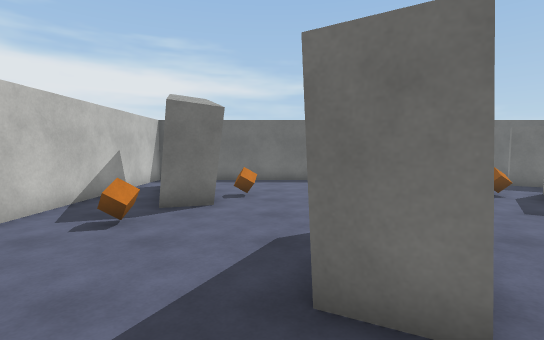
view 1 (above)

17 first-person views from a walk through a Unity game level. The camera is 1.5 m above the floor, tilts 4° down and sees 85° across. The floor is counted in squares, 1 m on a side. Each view is taken from the middle of a square. On the plan, view 1 faces up. The plan holds only what a view shows up to about 15 squares ahead; the rest is blank. The player character is not drawn. Surface patterns are stand-ins for the level's own textures.

view 2
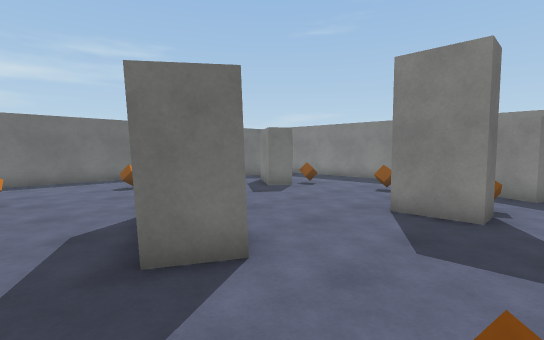

view 3
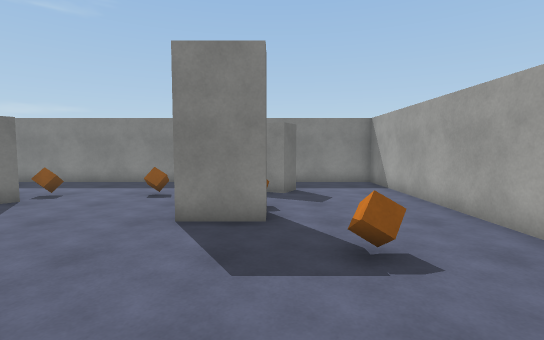

view 4
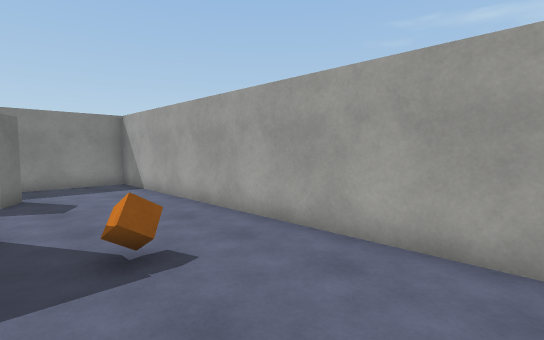

view 5
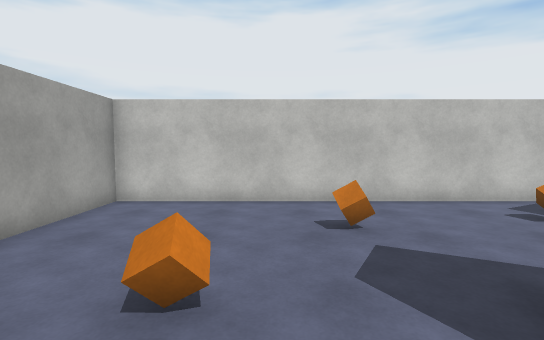

view 6
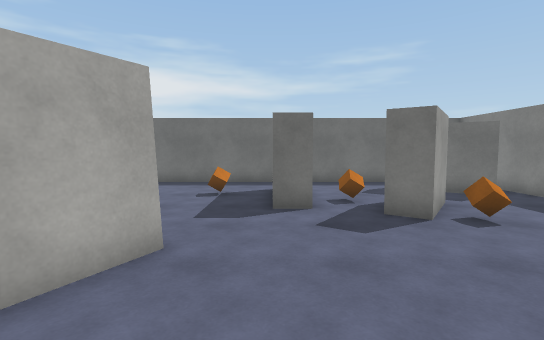

view 7
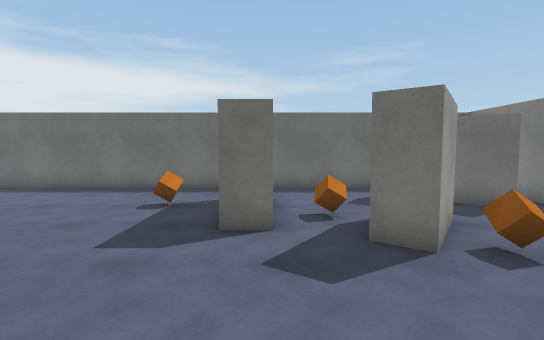

view 8
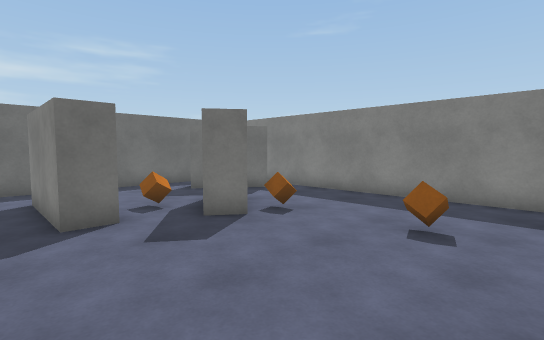

view 9
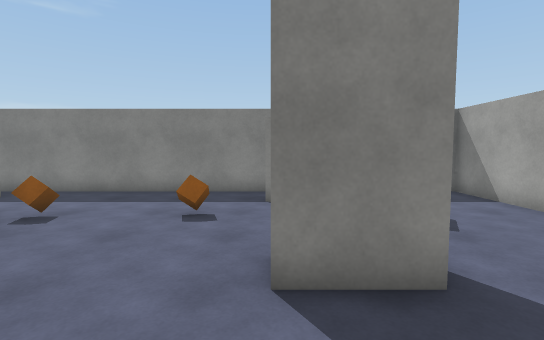

view 10
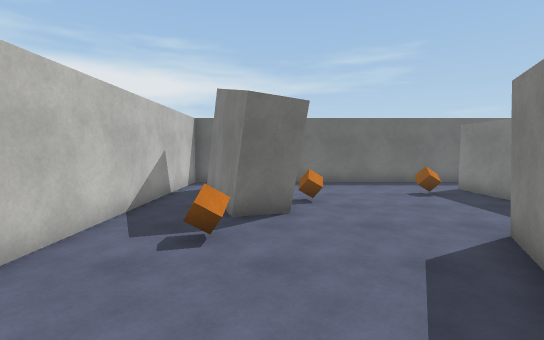

view 11
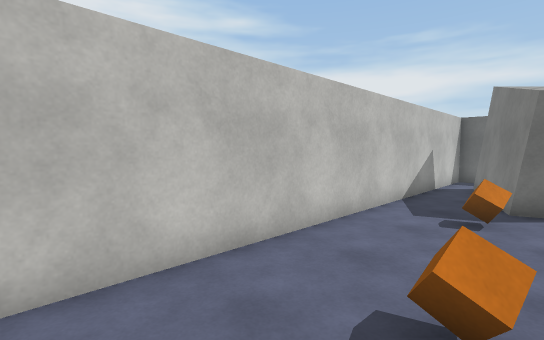

view 12
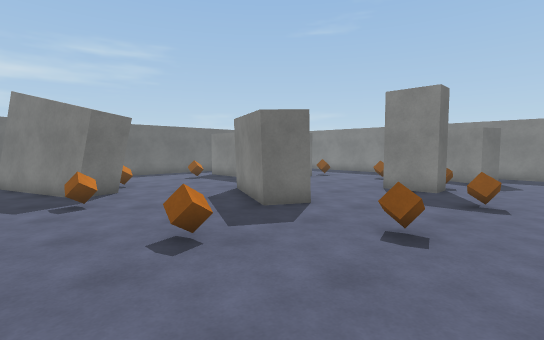

view 13
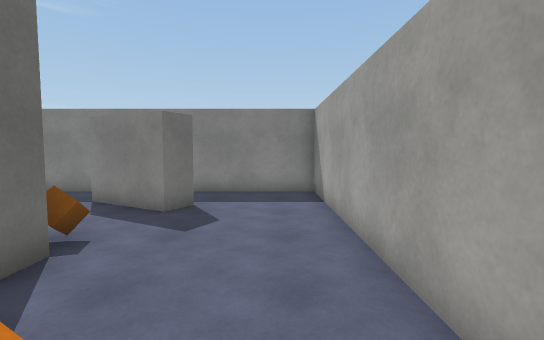

view 14
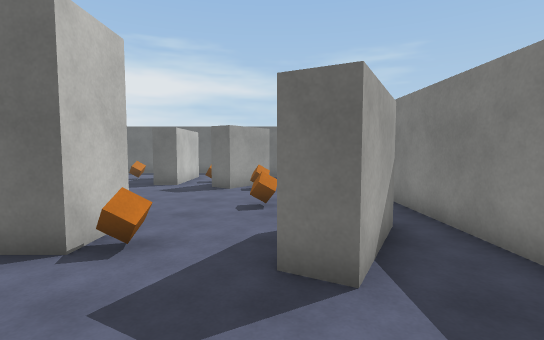

view 15
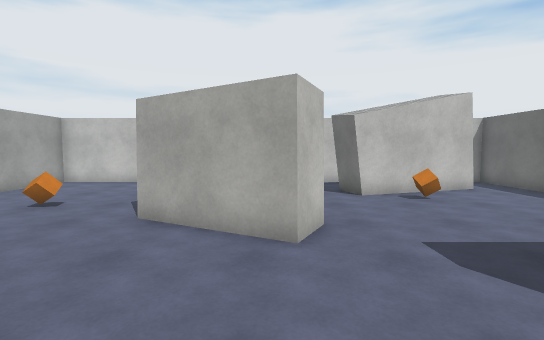

view 16
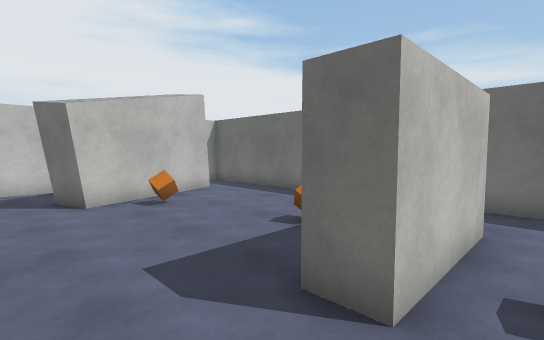

view 17
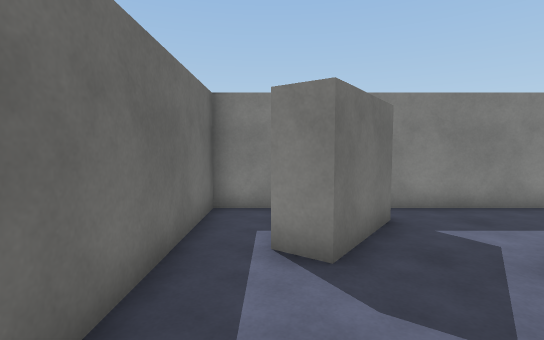

### Floor plan
Ten units are one square. View 1 is at (0, 0); x grows to the right and y downward. Boxes are objects, and circles mark ways between rooms. Rooms are numbered by the first view taken in them; rooms with no view inside come last. Other rooms are left out.
<svg viewBox="-60 -150 200 200">
<path fill="none" stroke="#000" d="M33 -54 16 -21 4 -27 21 -60 33 -54M71 -21 71 -1 61 -1 61 -21M-14 -77 -27 -73M-28 -75 -44 -122M99 -93 84 -72 76 -78 91 -98M60 -121 60 -84 50 -84 50 -121M124 -17 109 9 101 4 115 -22M1 45 135 45 135 -110M123 -104 98 -122 104 -130M-30 -126 -14 -79M115 -145 -55 -145 -55 45 -18 45M-14 -79 -28 -75M135 -110 135 -145 115 -145"/>
<rect x="-35" y="-65" width="10" height="10" fill="#bbb"><title>other object</title></rect>
<rect x="-25" y="-25" width="10" height="10" fill="#bbb"><title>other object</title></rect>
<rect x="-15" y="-105" width="10" height="10" fill="#bbb"><title>other object</title></rect>
<rect x="-5" y="5" width="10" height="10" fill="#bbb"><title>other object</title></rect>
<rect x="25" y="-115" width="10" height="10" fill="#bbb"><title>other object</title></rect>
<rect x="35" y="5" width="10" height="10" fill="#bbb"><title>other object</title></rect>
<rect x="65" y="-105" width="10" height="10" fill="#bbb"><title>other object</title></rect>
<rect x="75" y="-5" width="10" height="10" fill="#bbb"><title>other object</title></rect>
<rect x="95" y="-45" width="10" height="10" fill="#bbb"><title>other object</title></rect>
<rect x="95" y="-75" width="10" height="10" fill="#bbb"><title>other object</title></rect>
<circle cx="110" cy="-140" r="3" fill="#2a7"/>
<circle cx="130" cy="-110" r="3" fill="#2a7"/>
<text x="40" y="-40">1</text>
<text x="130" y="-130">2</text>
</svg>
Room 1 opens to room 2.

Where each view was taken, in squares from view 1:
view 1: 0 up, 0 right, facing up
view 2: 1 down, 1 left, facing up-right
view 3: 0 up, 0 right, facing right
view 4: 0 up, 0 right, facing down-right
view 5: 0 up, 3 right, facing left
view 6: 1 up, 5 right, facing up
view 7: 3 up, 6 right, facing up
view 8: 2 up, 4 right, facing up-right
view 9: 2 up, 3 right, facing right
view 10: 1 up, 2 left, facing up
view 11: 1 down, 2 left, facing up-left
view 12: 3 down, 5 left, facing up-right
view 13: 3 down, 3 right, facing right
view 14: 4 down, 10 right, facing up
view 15: 5 up, 8 right, facing left
view 16: 6 up, 7 right, facing up-left
view 17: 13 up, 6 right, facing right
